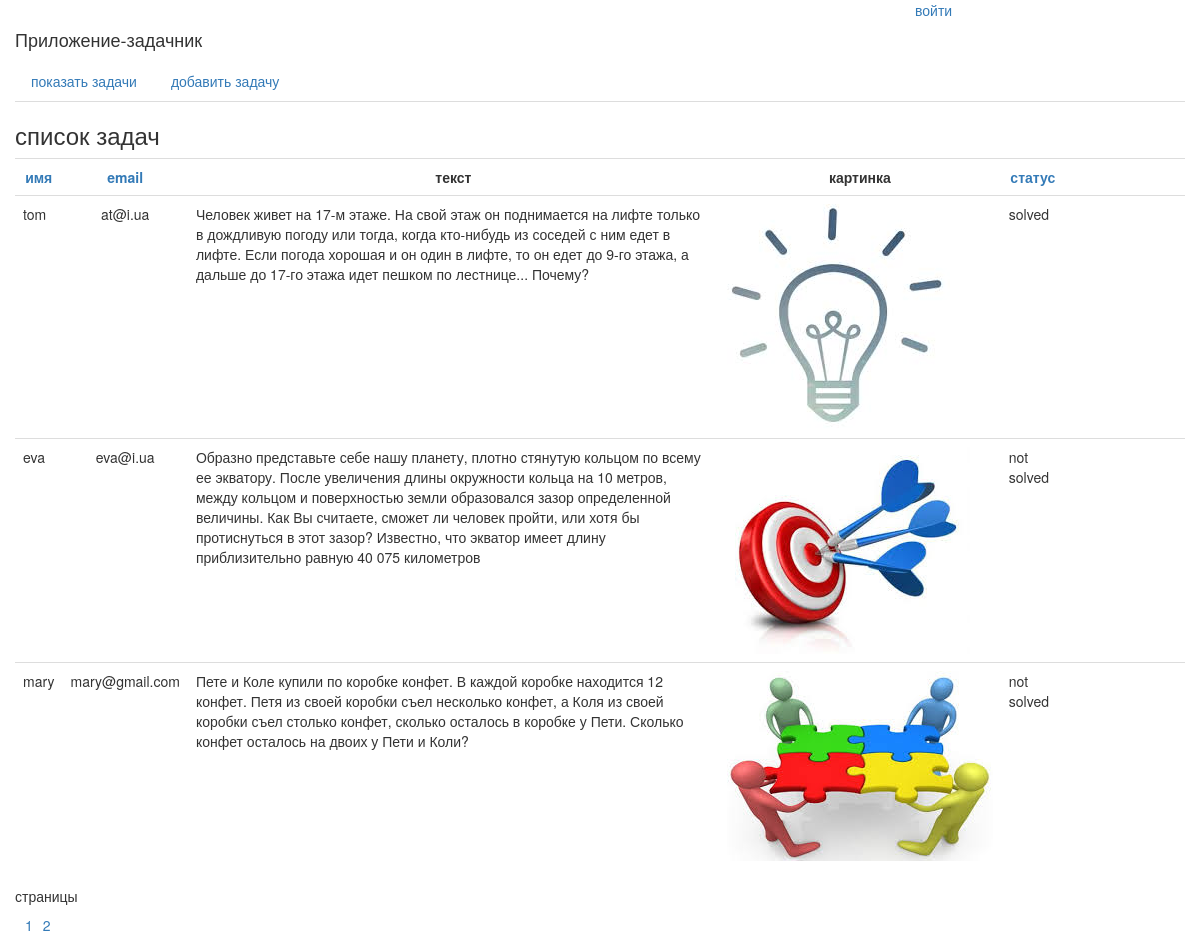
The page /task/showtask/email on the database its author committed.
### tables this page shows
CREATE TABLE tasks (id INTEGER PRIMARY KEY AUTOINCREMENT UNIQUE NOT NULL, username CHAR NOT NULL, email CHAR NOT NULL, text BLOB NOT NULL, image CHAR NOT NULL, status CHAR);

### app/views/view.php (called while the page is built)
<?php
class View {
    public function generate_view($dataSet=null, $content_page=null){
        include 'main_template.php';
    }
}

### app/controllers/task_controller.php (called while the page is built, shortened)
<?php
class Task_controller extends Controller {
    function __construct() {
        require_once 'app/models/task_model.php';
        $this->model = new Task_model();
    }
    function showTask_action ($param, $page) {
        $dataSet = null;
        if ($param == ''){
            $dataSet['param'] = 'username';
        } else {
            $dataSet['param'] = $param;
        }
        $dataSet['data'] = $this->model->get_data($param);
        $dataSet['pages'] = ceil(count($dataSet['data'])/3);
        if ($page == 1){
            $dataSet['start'] = 0;
        } else {
            $dataSet['start'] = ($page-1)*3;
        }
        $dataSet['finish'] =  $dataSet['start']+3;
        $this->view->generate_view($dataSet, 'task_page.php');
    }
}

### app/bootstrap.php (called while the page is built, shortened)
<?php
require_once 'models/model.php';
require_once 'views/view.php';
Route::startRoute();

### index.php (called while the page is built)
<?php
require_once 'app/bootstrap.php';

### app/models/model.php (called while the page is built, shortened)
<?php
class Model{
 public function __construct() {
     try {
         if(file_exists('database/my_database.db')){
             $this->db = new PDO('sqlite:database/my_database.db');
         } else throw new MyException('база данных отсутствует');
     } catch (MyException $exception) {
         echo $exception->getMessage();
     }
 }
}

### app/models/task_model.php (called while the page is built, shortened)
<?php
class Task_model extends Model {
    public $db;
    public function get_data($sortBy) {
        $st = $this->db->prepare('SELECT id, username, email, text, image, status FROM tasks ORDER BY '.$sortBy);
        $st->execute();
        $this->data = $st->fetchAll();
        return $this->data;
    }
}

### app/views/content/task_page.php (the view, shortened to what this page needs)
<h3>список задач</h3>
<table class="table">
    <tr>
        <th class="center"><a href="/task/showtask/username">имя</a></th>
        <th class="center"><a href="/task/showtask/email">email</a></th>
        <th class="center">текст</th>
        <th class="center">картинка</th>
        <th class="center"><a href="/task/showtask/status">статус</a></th>
    </tr>
    <?php
    for($i=$dataSet['start']; $i < $dataSet['finish']; $i++) {
        echo '<tr>';
            echo '<td>'.$dataSet['data'][$i]['username'].'</td>';
            echo '<td class="center">'.$dataSet['data'][$i]['email'].'</td>';
            echo '<td>'.$dataSet['data'][$i]['text'].'</td>';
            echo '<td>'.'<img  class = "my-image" src="/app/img/'.$dataSet['data'][$i]['image'].'" alt="">'.'</td>';
            echo '<td>'.$dataSet['data'][$i]['status'].'</td>';
        echo '</tr>';
    }
    ?>
</table>
<h5>страницы</h5>
<?php
for($i=1; $i<$dataSet['pages']+1; $i++){
    $param = $dataSet['param'];
    echo "<span><a href='/task/showtask/$param/$i'>$i</a></span>";
}
?>

### app/css/styles.css (style rules this page uses)
span { margin-left: 10px; }
.my-image { max-height: 240px; max-width: 320px; }
.center { text-align: center; }

### rows shown on the page
tasks: username "tom", email "at@i.ua", text "Человек живет на 17-м этаже. На свой этаж он поднимается на лифте только в дождливую погоду или тогда, когда кто-нибудь из соседей с ним едет в лифте. Если погода хорошая и он один в лифте, то он едет до 9-го этажа, а дальше до 17-го этажа идет пешком по лестнице... Почему?", image (picture), status "solved"
tasks: username "eva", email "eva@i.ua", text "Образно представьте себе нашу планету, плотно стянутую кольцом по всему ее экватору. После увеличения длины окружности кольца на 10 метров, между кольцом и поверхностью земли образовался зазор определенной величины. Как Вы считаете, сможет ли человек пройти, или хотя бы протиснуться в этот зазор? Известно, что экватор имеет длину приблизительно равную 40 075 километров", image (picture), status "not solved"
tasks: username "mary", email "mary@gmail.com", text "Пете и Коле купили по коробке конфет. В каждой коробке находится 12 конфет. Петя из своей коробки съел несколько конфет, а Коля из своей коробки съел столько конфет, сколько осталось в коробке у Пети. Сколько конфет осталось на двоих у Пети и Коли?", image (picture), status "not solved"
